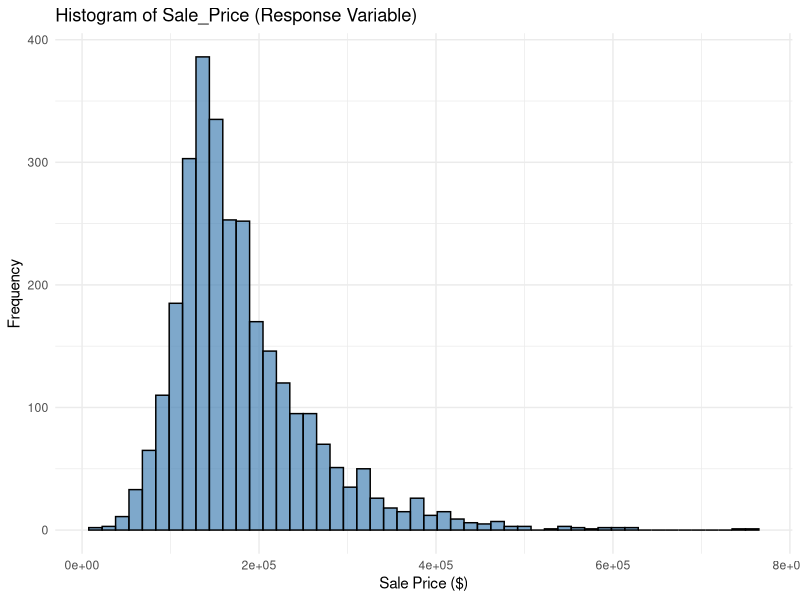
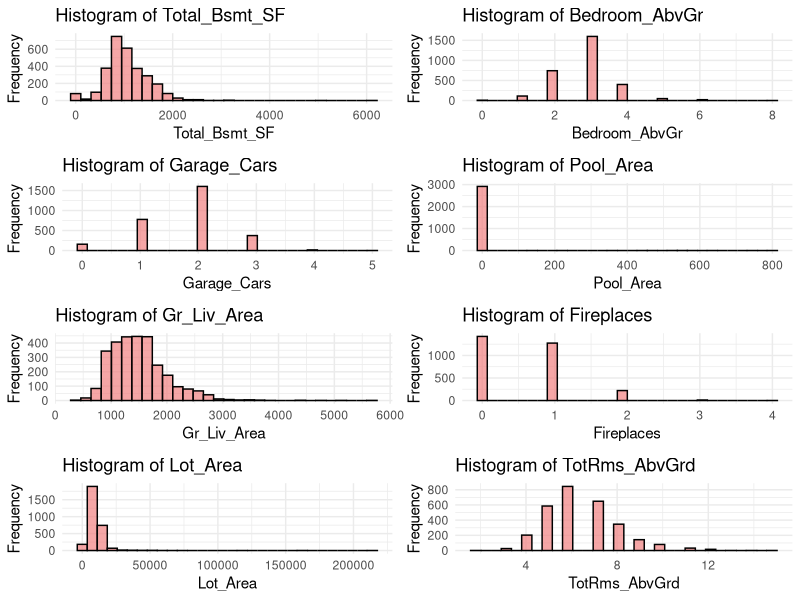
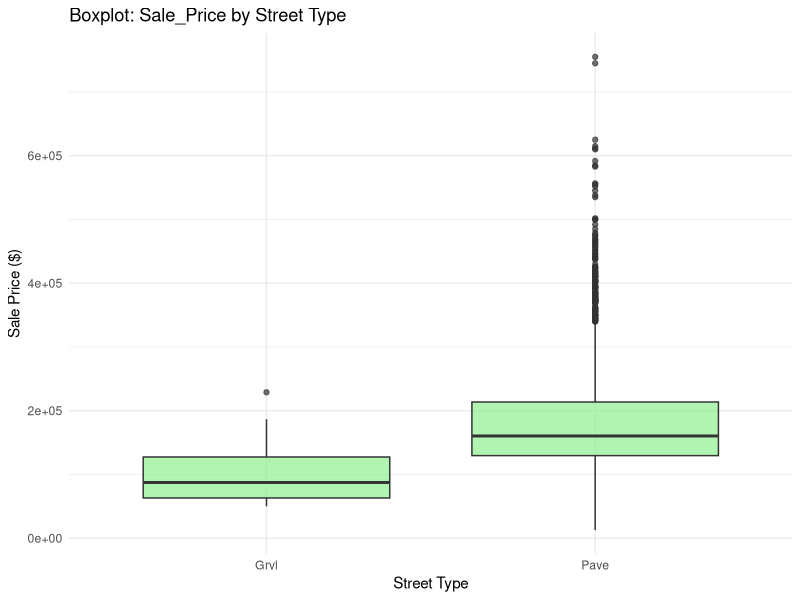
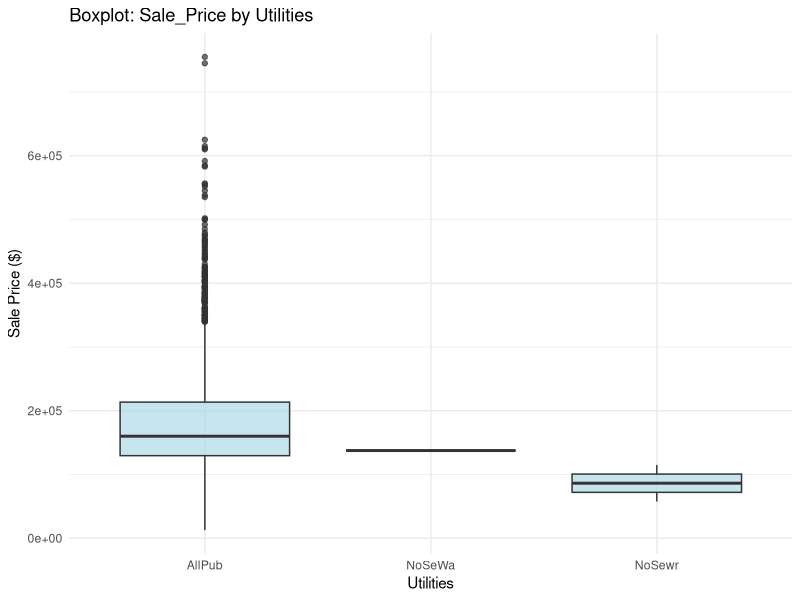
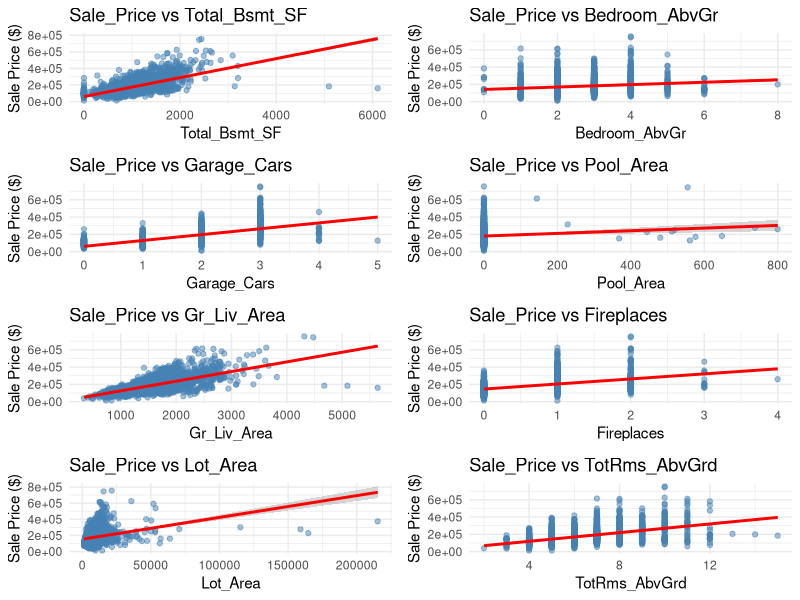
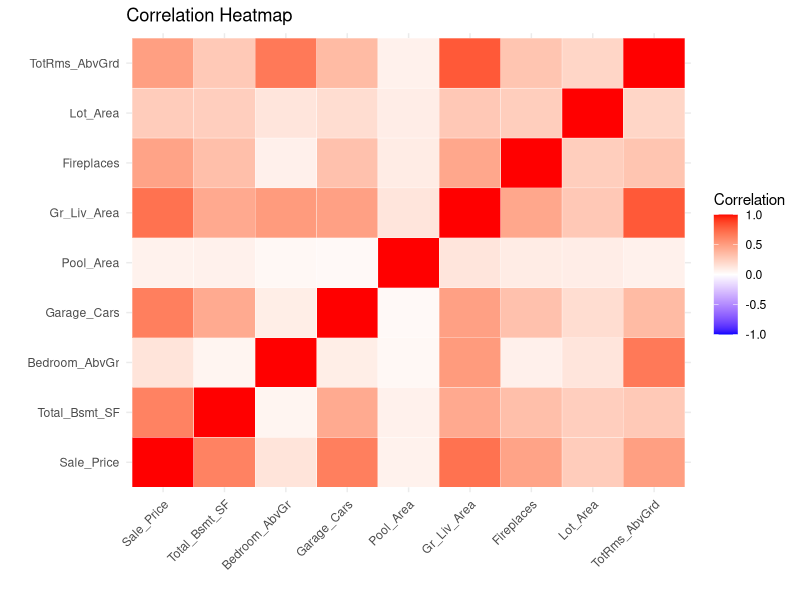

Write R code to recreate these figures, in order.
## ---- chunk 1
knitr::opts_chunk$set(echo = TRUE, warning = FALSE, message = FALSE, fig.width=10, fig.height=6)
## ---- chunk 2
library(readr)
library(dplyr)
library(ggplot2)
library(gridExtra)
## ---- chunk 3
# Load the data
df <- read_csv("ames_11_predictors.csv", show_col_types = FALSE)

# Convert categorical variables to factors
df <- df %>%
  mutate(
    Street = as.factor(Street),
    Utilities = as.factor(Utilities)
  )

cat("Data dimensions:", nrow(df), "rows x", ncol(df), "columns\n")
cat("Response variable: Sale_Price\n")
cat("Predictor variables:\n")
cat("- Categorical: Street, Utilities\n")
cat("- Numerical: Total_Bsmt_SF, Bedroom_AbvGr, Garage_Cars, Pool_Area, Gr_Liv_Area, Fireplaces, Lot_Area, TotRms_AbvGrd\n")
## ---- chunk 4
# Summary statistics for response variable (Y)
cat("=== Response Variable: Sale_Price ===\n\n")
summary_y <- summary(df$Sale_Price)
print(summary_y)
cat("\nStandard Deviation:", round(sd(df$Sale_Price), 2), "\n")
cat("Range:", min(df$Sale_Price), "to", max(df$Sale_Price), "\n")
cat("IQR:", IQR(df$Sale_Price), "\n")
## ---- chunk 5
# Create summary table for response variable
summary_table_y <- data.frame(
  Statistic = c("Min", "1st Quartile", "Median", "Mean", "3rd Quartile", "Max", "SD", "IQR"),
  Value = c(
    min(df$Sale_Price),
    quantile(df$Sale_Price, 0.25),
    median(df$Sale_Price),
    mean(df$Sale_Price),
    quantile(df$Sale_Price, 0.75),
    max(df$Sale_Price),
    sd(df$Sale_Price),
    IQR(df$Sale_Price)
  )
)
summary_table_y$Value <- round(summary_table_y$Value, 2)
knitr::kable(summary_table_y, caption = "Summary Statistics for Sale_Price (Response Variable)")
## ---- chunk 6
# Summary for categorical variables
cat("\n=== Categorical Variables ===\n\n")

# Street frequency table
cat("Street:\n")
street_table <- table(df$Street)
print(street_table)
cat("\nPercentage:\n")
print(round(prop.table(street_table) * 100, 2))
cat("\n")

# Utilities frequency table
cat("\nUtilities:\n")
utilities_table <- table(df$Utilities)
print(utilities_table)
cat("\nPercentage:\n")
print(round(prop.table(utilities_table) * 100, 2))
## ---- chunk 7
# Create formatted frequency tables
street_df <- data.frame(
  Street = names(table(df$Street)),
  Frequency = as.numeric(table(df$Street)),
  Percentage = round(as.numeric(prop.table(table(df$Street)) * 100), 2)
)
knitr::kable(street_df, caption = "Frequency Table for Street")

utilities_df <- data.frame(
  Utilities = names(table(df$Utilities)),
  Frequency = as.numeric(table(df$Utilities)),
  Percentage = round(as.numeric(prop.table(table(df$Utilities)) * 100), 2)
)
knitr::kable(utilities_df, caption = "Frequency Table for Utilities")
## ---- chunk 8
# Summary for numerical predictor variables
cat("\n=== Numerical Predictor Variables ===\n\n")
num_vars <- c("Total_Bsmt_SF", "Bedroom_AbvGr", "Garage_Cars", "Pool_Area", 
              "Gr_Liv_Area", "Fireplaces", "Lot_Area", "TotRms_AbvGrd")

# Create summary statistics table
summary_list <- lapply(num_vars, function(var) {
  data.frame(
    Variable = var,
    Min = min(df[[var]], na.rm = TRUE),
    Q1 = quantile(df[[var]], 0.25, na.rm = TRUE),
    Median = median(df[[var]], na.rm = TRUE),
    Mean = round(mean(df[[var]], na.rm = TRUE), 2),
    Q3 = quantile(df[[var]], 0.75, na.rm = TRUE),
    Max = max(df[[var]], na.rm = TRUE),
    SD = round(sd(df[[var]], na.rm = TRUE), 2),
    IQR = IQR(df[[var]], na.rm = TRUE)
  )
})

summary_table_x <- do.call(rbind, summary_list)
knitr::kable(summary_table_x, caption = "Summary Statistics for Numerical Predictor Variables")
## ---- chunk 9
# Histogram for response variable
hist_y <- ggplot(df, aes(x = Sale_Price)) +
  geom_histogram(bins = 50, fill = "steelblue", alpha = 0.7, color = "black") +
  labs(title = "Histogram of Sale_Price (Response Variable)",
       x = "Sale Price ($)",
       y = "Frequency") +
  theme_minimal()

print(hist_y)
cat("\n**Description:** The histogram shows the distribution of Sale_Price.\n")
cat("The distribution appears to be right-skewed with most houses priced in the lower range.\n")
cat("There are a few high-value outliers on the right tail.\n")
## ---- chunk 10
# Create histograms for all numerical predictor variables
create_histogram <- function(var_name) {
  ggplot(df, aes_string(x = var_name)) +
    geom_histogram(bins = 30, fill = "lightcoral", alpha = 0.7, color = "black") +
    labs(title = paste("Histogram of", var_name),
         x = var_name,
         y = "Frequency") +
    theme_minimal()
}

hist_plots <- lapply(num_vars, create_histogram)

# Display histograms in a grid
hist_grid <- do.call("grid.arrange", c(hist_plots, ncol = 2))
## ---- chunk 11
cat("\n**Descriptions of Histograms:\n")
cat("- Total_Bsmt_SF: Right-skewed distribution with most houses having basement areas less than 1500 sq ft.\n")
cat("- Bedroom_AbvGr: Concentrated around 2-4 bedrooms with very few having 5 or more bedrooms.\n")
cat("- Garage_Cars: Most houses have 2-car garages. Very few have 0 or 3+ car garages.\n")
cat("- Pool_Area: Heavily right-skewed with majority having no pool (0).\n")
cat("- Gr_Liv_Area: Approximately normal distribution centered around 1500 sq ft.\n")
cat("- Fireplaces: Discrete variable with most houses having 0 or 1 fireplace.\n")
cat("- Lot_Area: Highly right-skewed with most lots under 10,000 sq ft.\n")
cat("- TotRms_AbvGrd: Concentrated around 6-8 rooms with bell-shaped distribution.\n")
## ---- chunk 12
# Boxplots for categorical variables
boxplot_street <- ggplot(df, aes(x = Street, y = Sale_Price)) +
  geom_boxplot(fill = "lightgreen", alpha = 0.7) +
  labs(title = "Boxplot: Sale_Price by Street Type",
       x = "Street Type",
       y = "Sale Price ($)") +
  theme_minimal()

boxplot_utilities <- ggplot(df, aes(x = Utilities, y = Sale_Price)) +
  geom_boxplot(fill = "lightblue", alpha = 0.7) +
  labs(title = "Boxplot: Sale_Price by Utilities",
       x = "Utilities",
       y = "Sale Price ($)") +
  theme_minimal()

print(boxplot_street)
print(boxplot_utilities)

cat("\n**Description:** Boxplots show the distribution of Sale_Price across different levels of categorical variables.\n")
cat("For Street, most houses are on paved streets (Pave).\n")
cat("For Utilities, almost all houses have all public utilities (AllPub).\n")
## ---- chunk 13
# Scatter plots: Y vs X for numerical predictors
create_scatter <- function(var_name) {
  ggplot(df, aes_string(x = var_name, y = "Sale_Price")) +
    geom_point(alpha = 0.5, color = "steelblue") +
    geom_smooth(method = "lm", se = TRUE, color = "red") +
    labs(title = paste("Sale_Price vs", var_name),
         x = var_name,
         y = "Sale Price ($)") +
    theme_minimal()
}

scatter_plots <- lapply(num_vars, create_scatter)

# Display scatter plots in a grid
scatter_grid <- do.call("grid.arrange", c(scatter_plots, ncol = 2))
## ---- chunk 14
cat("\n**Descriptions of Scatter Plots:\n")
cat("- Total_Bsmt_SF vs Sale_Price: Strong positive relationship. As basement area increases, price increases.\n")
cat("- Bedroom_AbvGr vs Sale_Price: Weak positive relationship with moderate variation.\n")
cat("- Garage_Cars vs Sale_Price: Positive relationship. More garage spaces generally mean higher price.\n")
cat("- Pool_Area vs Sale_Price: Mixed pattern due to many zeros. Houses with pools tend to be more expensive.\n")
cat("- Gr_Liv_Area vs Sale_Price: Strong positive linear relationship. Living area is a key price determinant.\n")
cat("- Fireplaces vs Sale_Price: Moderate positive relationship. More fireplaces indicate higher value.\n")
cat("- Lot_Area vs Sale_Price: Weak positive relationship with high variability, especially for larger lots.\n")
cat("- TotRms_AbvGrd vs Sale_Price: Positive relationship. More rooms generally increase home value.\n")
## ---- chunk 15
# Correlation matrix for numerical variables
num_data <- df %>% select(Sale_Price, all_of(num_vars))
cor_matrix <- cor(num_data)

# Display correlation matrix
knitr::kable(round(cor_matrix, 3), caption = "Correlation Matrix for Sale_Price and Numerical Predictors")

cat("\n**Description:** The correlation matrix shows the strength and direction of linear relationships.\n")
cat("Gr_Liv_Area and Total_Bsmt_SF show the strongest positive correlations with Sale_Price.\n")
cat("Pool_Area has the weakest correlation, likely due to most houses having no pool.\n")
## ---- chunk 16
# Create a heatmap of correlations
library(reshape2)
cor_melted <- melt(cor_matrix)

ggplot(cor_melted, aes(Var1, Var2, fill = value)) +
  geom_tile(color = "white") +
  scale_fill_gradient2(low = "blue", high = "red", mid = "white", 
                       midpoint = 0, limit = c(-1,1), space = "Lab",
                       name = "Correlation") +
  labs(title = "Correlation Heatmap",
       x = "", y = "") +
  theme_minimal() +
  theme(axis.text.x = element_text(angle = 45, hjust = 1))
